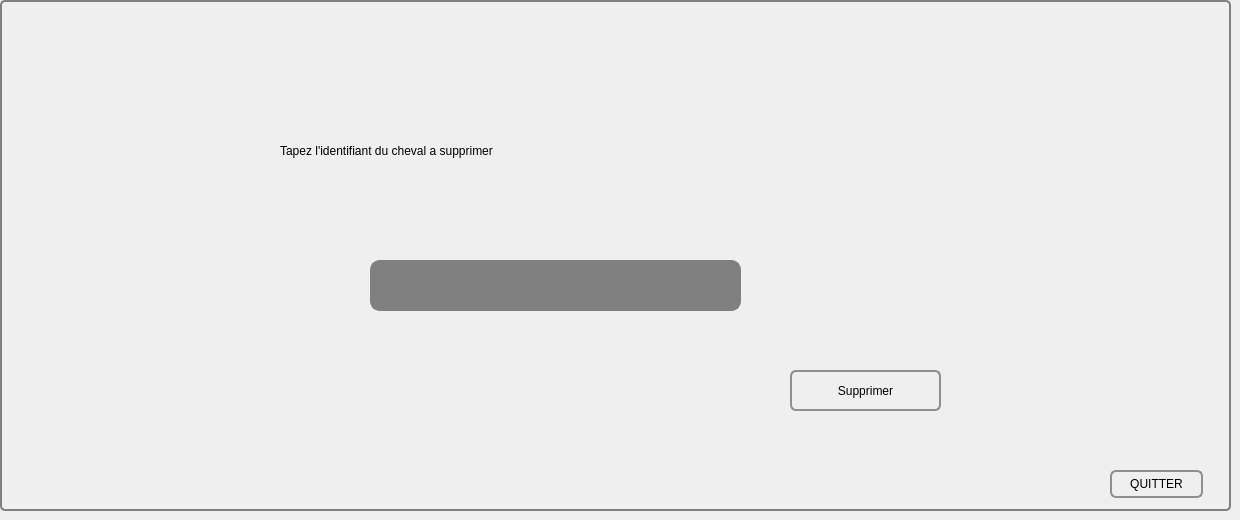
        <widget class="QWidget" name="tab_8">
         <attribute name="title">
          <string>Supprimer</string>
         </attribute>
         <widget class="QGroupBox" name="groupBox_4">
          <property name="geometry">
           <rect>
            <x>0</x>
            <y>0</y>
            <width>1231</width>
            <height>511</height>
           </rect>
          </property>
          <property name="styleSheet">
           <string notr="true">QGroupBox {
    background-color: qlineargradient(x1: 0, y1: 0, x2: 0, y2: 1,
                                      stop: 0 #E0E0E0, stop: 1 #FFFFFF);
    border: 2px solid gray;
    border-radius: 5px;
    margin-top: 1ex; /* leave space at the top for the title */
}

QGroupBox::title {
    subcontrol-origin: margin;
    subcontrol-position: top center; /* position at the top center */
    padding: 0 3px;
    background-color: qlineargradient(x1: 0, y1: 0, x2: 0, y2: 1,
                                      stop: 0 #FF0ECE, stop: 1 #FFFFFF);
}</string>
          </property>
          <property name="title">
           <string/>
          </property>
          <widget class="QPushButton" name="supprimer_cheval">
           <property name="geometry">
            <rect>
             <x>790</x>
             <y>370</y>
             <width>151</width>
             <height>41</height>
            </rect>
           </property>
           <property name="styleSheet">
            <string notr="true">QPushButton {
    border: 2px solid #8f8f91;
    border-radius: 6px;
    background-color: qlineargradient(x1: 0, y1: 0, x2: 0, y2: 1,
                                      stop: 0 #f6f7fa, stop: 1 #dadbde);
    min-width: 80px;
}

QPushButton:pressed {
    background-color: qlineargradient(x1: 0, y1: 0, x2: 0, y2: 1,
                                      stop: 0 #dadbde, stop: 1 #f6f7fa);
}

QPushButton:flat {
    border: none; /* no border for a flat push button */
}

QPushButton:default {
    border-color: navy; /* make the default button prominent */
}</string>
           </property>
           <property name="text">
            <string>Supprimer</string>
           </property>
           <property name="icon">
            <iconset resource="imagee.qrc">
             <normaloff>:/delete.png</normaloff>:/delete.png</iconset>
           </property>
          </widget>
          <widget class="QPushButton" name="QUITTER_4">
           <property name="geometry">
            <rect>
             <x>1110</x>
             <y>470</y>
             <width>93</width>
             <height>28</height>
            </rect>
           </property>
           <property name="styleSheet">
            <string notr="true">QPushButton {
    border: 2px solid #8f8f91;
    border-radius: 6px;
    background-color: qlineargradient(x1: 0, y1: 0, x2: 0, y2: 1,
                                      stop: 0 #f6f7fa, stop: 1 #dadbde);
    min-width: 80px;
}

QPushButton:pressed {
    background-color: qlineargradient(x1: 0, y1: 0, x2: 0, y2: 1,
                                      stop: 0 #dadbde, stop: 1 #f6f7fa);
}

QPushButton:flat {
    border: none; /* no border for a flat push button */
}

QPushButton:default {
    border-color: navy; /* make the default button prominent */
}</string>
           </property>
           <property name="text">
            <string>QUITTER</string>
           </property>
           <property name="icon">
            <iconset resource="imagee.qrc">
             <normaloff>:/quitter.png</normaloff>:/quitter.png</iconset>
           </property>
          </widget>
          <widget class="QLineEdit" name="ID3">
           <property name="geometry">
            <rect>
             <x>370</x>
             <y>260</y>
             <width>371</width>
             <height>51</height>
            </rect>
           </property>
           <property name="styleSheet">
            <string notr="true">QLineEdit {
    border: 2px solid gray;
    border-radius: 10px;
    padding: 0 8px;
    background: grey;
    selection-background-color: darkgray;
}
</string>
           </property>
          </widget>
          <widget class="QLabel" name="label_37">
           <property name="geometry">
            <rect>
             <x>280</x>
             <y>130</y>
             <width>591</width>
             <height>41</height>
            </rect>
           </property>
           <property name="styleSheet">
            <string notr="true">font: 25 20pt &quot;Footlight MT Light&quot;;</string>
           </property>
           <property name="text">
            <string>Tapez l'identifiant du cheval a supprimer</string>
           </property>
          </widget>
          <widget class="QLabel" name="label_43">
           <property name="geometry">
            <rect>
             <x>1110</x>
             <y>20</y>
             <width>91</width>
             <height>81</height>
            </rect>
           </property>
           <property name="styleSheet">
            <string notr="true">image: url(:/delete.png);</string>
           </property>
           <property name="text">
            <string/>
           </property>
          </widget>
         </widget>
        </widget>
